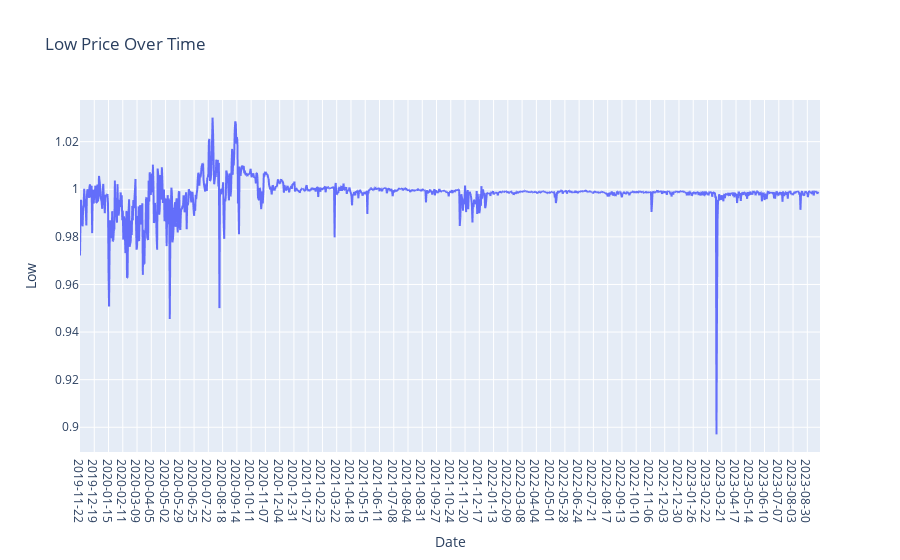

The notebook cell this image was saved under:
### Markdown cell above
## iii) Graph for Low Column Values

### Code cell
plt.figure(figsize=(14, 6))
fig = px.line(DAI.Low,x=DAI.Date, y='Low', labels={'x': 'Date', 'y': 'Price'}, title='Low Price Over Time')
fig.update_xaxes(type='category')  # Ensure the x-axis treats the index as categorical (date)
fig.show()

### Figure 1 — Plotly figure (JSON) as saved in the notebook; plotly's stock layout.template omitted (floating-point values rounded to 4 significant figures; data arrays with more than 128 entries replaced by an {"elided": "..."} marker saying what was removed)
{"data": [{"hovertemplate": "Date=%{x}<br>Low=%{y}<extra></extra>", "legendgroup": "", "line": {"color": "#636efa", "dash": "solid"}, "marker": {"symbol": "circle"}, "mode": "lines", "name": "", "showlegend": false, "type": "scattergl", "x": {"elided": "1402 str values"}, "xaxis": "x", "y": {"elided": "1402 float values"}, "yaxis": "y"}], "layout": {"legend": {"tracegroupgap": 0}, "title": {"text": "Low Price Over Time"}, "xaxis": {"anchor": "y", "domain": [0, 1], "title": {"text": "Date"}, "type": "category"}, "yaxis": {"anchor": "x", "domain": [0, 1], "title": {"text": "Low"}}}}
